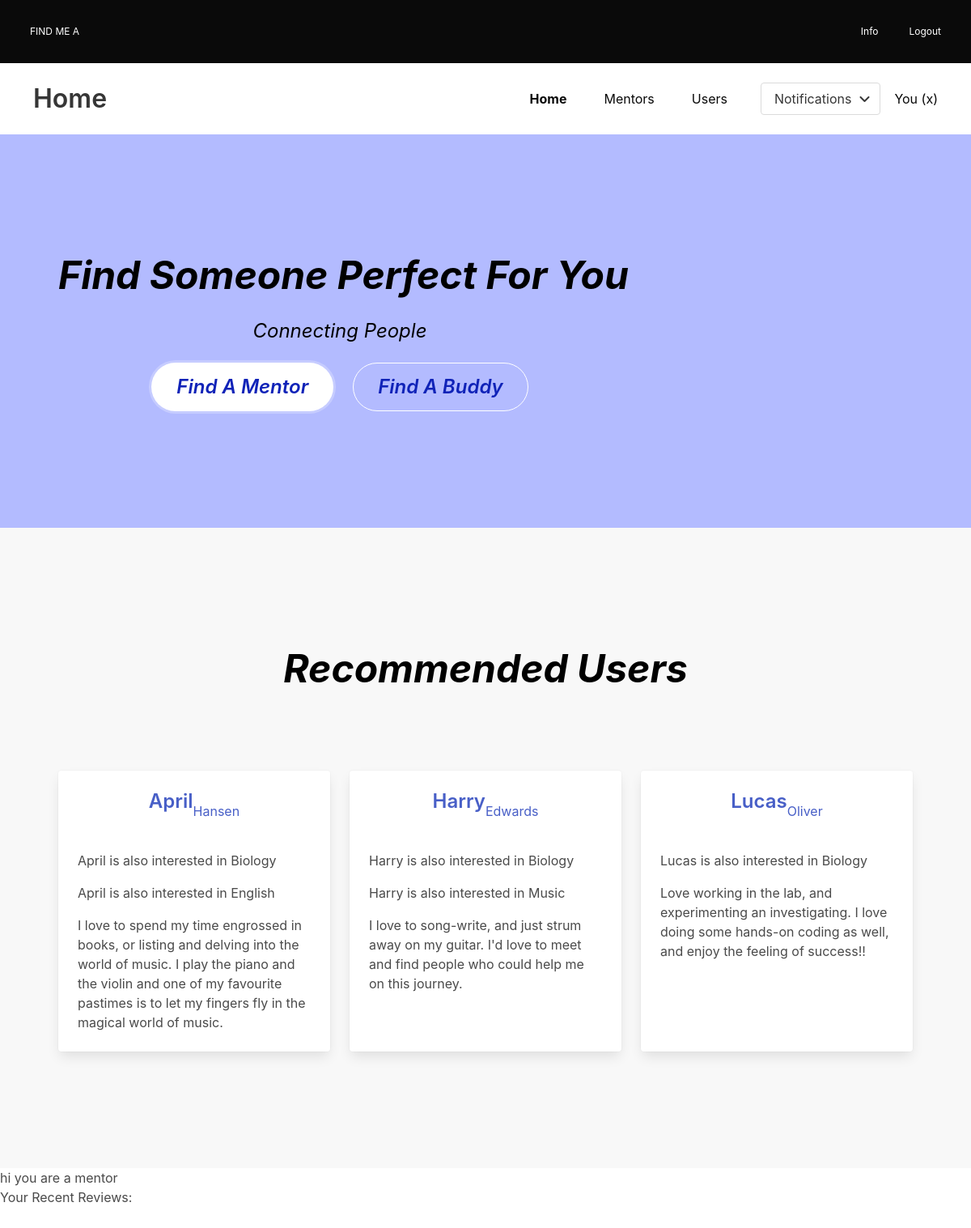
Page /FindMeA/homepage (signed in) on the committed database.
### FindMeA/models.py (models this page shows)
class UserProfile(models.Model):
    first_name = models.TextField(default="")
    second_name = models.TextField(default="")
    email_address = models.TextField(max_length=50)
    user = models.ForeignKey(User, on_delete=models.CASCADE)
    mentoring = models.TextField(default="No")
    mentor_subjects = models.ManyToManyField(Interest, related_name="mentor_subjects")
    description = models.TextField(max_length=500, default = "")
    user_interests = models.ManyToManyField(Interest, related_name="user_interests")
    year_group = models.TextField(default="")

class Interest(models.Model):
    interest_text = models.CharField(max_length=200)
    def __str__(self):
        return (self.interest_text)

### FindMeA/views.py (the view)
# urls.py: path('homepage', views.homepage, name = 'homepage'),
def homepage(request):
    userlogged = request.user
    user_name = userlogged
    uid = User.objects.get(username=user_name).id
    userobjects=UserProfile.objects.get(user=uid)
    allobjects = UserProfile.objects.all()
    user_interests = userobjects.user_interests.all()
    mentoring = userobjects.mentoring
    mentoring = mentoring.lower()
    recusers = []
    for interest in user_interests:
        sub_id = Interest.objects.get(interest_text=interest)
        pusers = UserProfile.objects.filter(user_interests=sub_id).exclude(user=request.user)
        for p in pusers:
            recusers.append(p)
    print(recusers)
    recusers = list(dict.fromkeys(recusers))
    print(recusers)
    try:
        user1 = recusers[0]
        u1interests = user1.user_interests.all()
        print(u1interests)
    except:
        user1 = "We are currently looking for more users for you"
        u1interests = "..."
    try:
        user2 = recusers[1]
        u2interests = user2.user_interests.all()
    except:
        user2 = "We are currently looking for more users for you"
        u2interests = "..."
    try:
        user3 = recusers[3]
        u3interests = user3.user_interests.all()
    except:
        user3 = "We are currently looking for more users for you"
        u3interests = "..."
    notifications = Notification.objects.filter(recipient=userlogged)
    print(notifications)
    send = request.GET.get("send", '')
    print(send)
    if not request.user.is_authenticated:
        return load_login_page(request)
    return render(request, 'FindMeA/homepage.html', {"send":send, "notifications":notifications, "mentoring":mentoring, "u2interests":u2interests, "u3interests":u3interests, "username":user_name, "recusers":recusers, "user1":user1, "user2":user2, "user3":user3, "user_interests":user_interests, "u1interests":u1interests})

### FindMeA/templates/FindMeA/homepage.html (shortened to what this page needs)
<!DOCTYPE html>
<html>
<head>
    <link rel="stylesheet" href="https://cdn.jsdelivr.net/npm/bulma@0.9.3/css/bulma.min.css">
</head>
<body has-background-primary>
    <section class="hero is-small has-background-black">
        <div class="hero-body">
            <nav class="level">
                <div class="level-left">
                    <div class="level-item">
                        <a class="button is-black is-small" href="/FindMeA/homepage">FIND ME A</a>
                    </div>
                </div>
                <div class="level-right">
                    <div class="level-item">
                        <a class="button is-black is-small" href="/FindMeA/splashpage">Info</a>
                    </div>
                    <div class="level-item">
                        <a class="button is-black is-small" href="/FindMeA/">Logout</a>
                    </div>
                </div>
            </nav>
        </div>
    </section>
    <section class="hero is-small has-background-white">
        <div class="hero-body">
            <nav class="level">
                <div class="level-left">
                    <div class="level-item">
                        <a class="button is-white" href="/FindMeA/homepage">
                            <p class="title is-3">Home</p>
                        </a>
                    </div>
                </div>
                <div class="level-right">
                    <p class="level-item"><strong><a class="button is-white" href="{% url 'FindMeA:homepage' %}}">Home</a></strong>
                    </p>
                    <p class="level-item"><a class="button is-white" href="{% url 'FindMeA:findsomeone' %}">Mentors</a></p>
                    <p class="level-item"><a class="button is-white" href="/FindMeA/browseusers">Users</a></p>
                    <p class="level-item">
                    <div class="dropdown is-hoverable">
                        <div class="dropdown-trigger">
                            <button class="button" aria-haspopup="true" aria-controls="dropdown-menu2">
                                <span>Notifications</span>
                                <span class="icon is-small">
                                    <i class="fas fa-angle-down" aria-hidden="true"></i>
                                </span>
                            </button>
                        </div>
                    </div>
                    </p>
                    <p class="level-item"><a class="button is-white" href="/FindMeA/userprofile?user={{username}}">You ({{username}})</a></p>
                </div>
            </nav>
        </div>
    </section>
    <section class="section hero is-medium" style="background: #b3bbff">
        <div class="columns">
            <div class="column is-two-thirds">
                <nav class="level">
                    <div class="level-item has-text-centered">
                        <p class="subtitle is-1 is-family-secondary is-italic has-text-weight-bold"
                            style="color:#000000;">Find Someone Perfect For You</p><br>
                    </div>
                </nav>
                <nav class="level">
                    <div class="level-item has-text-centered">
                        <p class="subtitle is-4 is-family-secondary is-italic" style="color:#000000;">Connecting People
                        </p><br>
                    </div>
                </nav>
                <nav class="level">
                    <div class="level-item has-text-centered">
                        <div>
                            <div class="columns">
                                <div class="column">
                                    <p><a class="button is-focused is-rounded is-white is-large is-italic has-text-weight-semibold"
                                            style="color:#1023b8;" href="/FindMeA/findsomeone">Find A Mentor</a></p>
                                </div>
                                <div class="column">
                                    <p><a class="button is-rounded is-white is-large is-italic has-text-weight-semibold is-outlined"
                                            style="color:#1023b8;" href="/FindMeA/findfriend">Find A Buddy</a></p>
                                </div>
                            </div>
                        </div>
                    </div>
                </nav>
    </section>
    <section class="section hero is-medium" style="background: #00000007">
        <nav class="level">
            <div class="level-item has-text-centered">
                <p class="subtitle is-1 is-family-secondary is-italic has-text-weight-bold" style="color:#000000;">
                    Recommended Users</p>
            </div>
        </nav>
        <br><br><br>
        <div class="columns is-multiline">
            <div class="column is-one-third">
                <div class="card h-same">
                    <div class="card-content">
                        <div class="content">
                            <nav class="level">
                                <div class="level-item has-text-centered">
                                    {% if user1 != "We are currently looking for more users for you" %}
                                    <p class="title is-4"><a
                                            href="/FindMeA/userprofile?user={{user1.user}}">{{user1.first_name}}</a></p>
                                    <p><a href="/FindMeA/userprofile?user={{user1.user}}">{{user1.second_name}}</a></p>
                                </div>
                            </nav>
                            {% for interest in u1interests %}
                            {% for i in user_interests %}
                            {% if interest == i %}
                            <p>{{user1.first_name}} is also interested in {{interest}}</p>
                            {% endif %}
                            {% endfor %}
                            {% endfor %}
                            <p>{{user1.description}}</p>
                            {% else %}
                            <p>{{user1}}</p>
                            {% endif %}
                        </div>
                    </div>
                </div>
            </div>
            <div class="column is-one-third">
                <div class="card h-same">
                    <div class="card-content">
                        <div class="content">
                            <nav class="level">
                                <div class="level-item has-text-centered">
                                    {% if user2 != "We are currently looking for more users for you" %}
                                    <p class="title is-4"><a
                                            href="/FindMeA/userprofile?user={{user2.user}}">{{user2.first_name}}</a></p>
                                    <p><a href="/FindMeA/userprofile?user={{user2.user}}">{{user2.second_name}}</a></p>
                                </div>
                            </nav>
                            {% for interest in u2interests %}
                            {% for i in user_interests %}
                            {% if interest == i %}
                            <p>{{user2.first_name}} is also interested in {{interest}}</p>
                            {% endif %}
                            {% endfor %}
                            {% endfor %}
                            <p>{{user2.description}}</p>
                            {% else %}
                            <p>{{user2}}</p>
                            {% endif %}
                        </div>
                    </div>
                </div>
            </div>
            <div class="column is-one-third">
                <div class="card h-same">
                    <div class="card-content">
                        <div class="content">
                            <nav class="level">
                                <div class="level-item has-text-centered">
                                    {% if user3 != "We are currently looking for more users for you" %}
                                    <p class="title is-4"><a
                                            href="/FindMeA/userprofile?user={{user3.user}}">{{user3.first_name}}</a></p>
                                    <p><a href="/FindMeA/userprofile?user={{user3.user}}">{{user3.second_name}}</a></p>
                                </div>
                            </nav>
                            {% for interest in u3interests %}
                            {% for i in user_interests %}
                            {% if interest == i %}
                            <p>{{user3.first_name}} is also interested in {{interest}}</p>
                            {% endif %}
                            {% endfor %}
                            {% endfor %}
                            <p>{{user3.description}}</p>
                            {% else %}
                            <p>{{user3}}</p>
                            {% endif %}
                        </div>
                    </div>
                </div>
            </div>
        </div>
    </section>
    {% if mentoring == "yes" %}
    <p>hi you are a mentor</p>
    <p>Your Recent Reviews:</p><br><br>
    {% else %}
    <p>hi you are NOT a mentor, become one?</p>
    {% endif %}
</body>
</html>

### FindMeA/templates/FindMeA/homepage.html (style rules this page uses)
.h-same { height:100%; display: flex; flex-direction: column; }

### rows in the picture
UserProfile: first_name "April", second_name "Hansen", description "I love to spend my time engrossed in books, or listing and delving into the world of music. I play the piano and the violin and one of my favourite pastimes is to let my fingers fly in the magical world of music."
Interest: interest_text "Biology"
Interest: interest_text "English"
UserProfile: first_name "Harry", second_name "Edwards", description "I love to song-write, and just strum away on my guitar. I'd love to meet and find people who could help me on this journey."
Interest: interest_text "Music"
UserProfile: first_name "Lucas", second_name "Oliver", description "Love working in the lab, and experimenting an investigating. I love doing some hands-on coding as well, and enjoy the feeling of success!!"

### other values in the picture
{{ username }} "x"
